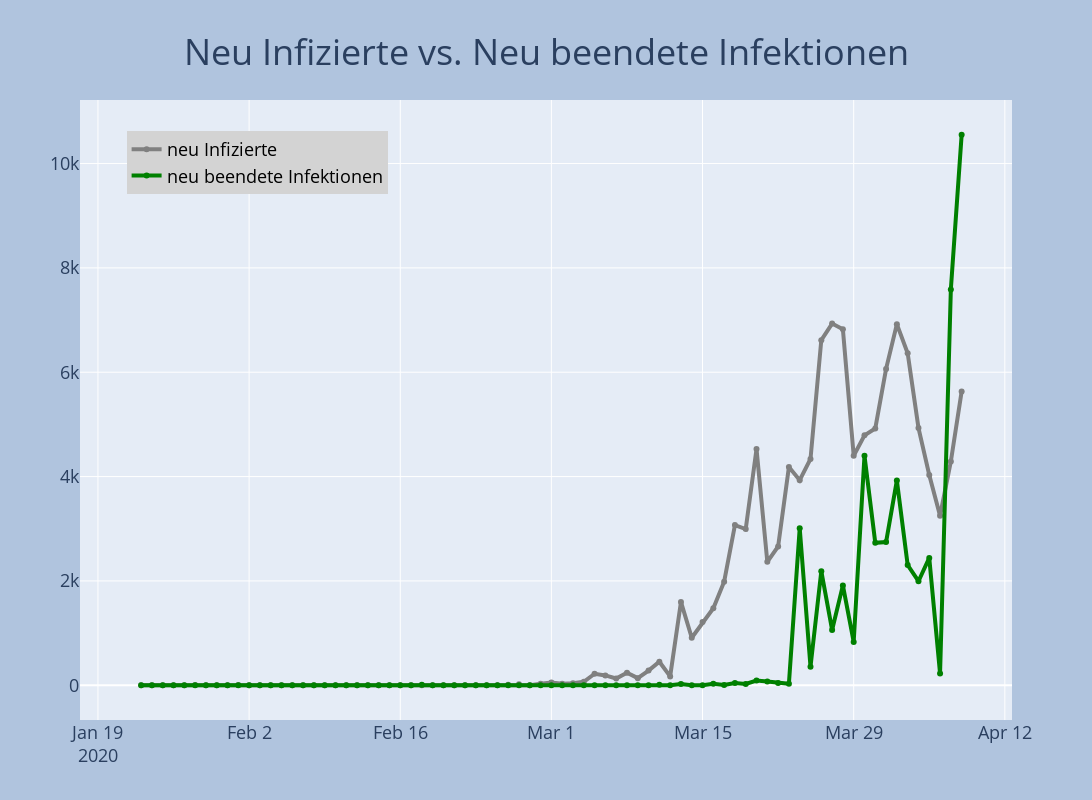

The cell this chart's notebook holds for it:
### Code cell
fig = go.Figure()
fig.add_trace(go.Scatter(x=df.datum, y=df.neu_infiziert,line=dict(color='grey', width=4),mode='lines+markers',name='neu Infizierte',))
fig.add_trace(go.Scatter(x=df.datum, y=df.neu_beendet,line=dict(color='green', width=4), mode='lines+markers', name='neu beendete Infektionen'))
fig = plot_layout(fig, 'Neu Infizierte vs. Neu beendete Infektionen')
fig.show()
